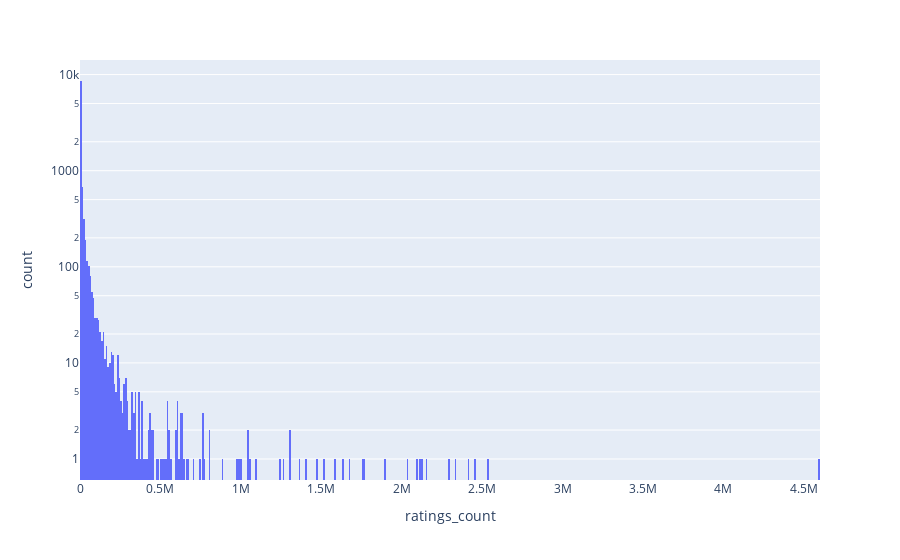

Notebook code for this chart:
### Code cell
#we will add log_y=True to have a better visualization of our histogram
fig = px.histogram(df, x="ratings_count",log_y=True)
fig.show()

### Figure 1 — Plotly figure (JSON) as saved in the notebook; plotly's stock layout.template omitted (floating-point values rounded to 4 significant figures; data arrays with more than 128 entries replaced by an {"elided": "..."} marker saying what was removed)
{"data": [{"alignmentgroup": "True", "bingroup": "x", "hovertemplate": "ratings_count=%{x}<br>count=%{y}<extra></extra>", "legendgroup": "", "marker": {"color": "#636efa", "pattern": {"shape": ""}}, "name": "", "offsetgroup": "", "orientation": "v", "showlegend": false, "type": "histogram", "x": {"elided": "10526 int values"}, "xaxis": "x", "yaxis": "y"}], "layout": {"barmode": "relative", "legend": {"tracegroupgap": 0}, "margin": {"t": 60}, "xaxis": {"anchor": "y", "domain": [0, 1], "title": {"text": "ratings_count"}}, "yaxis": {"anchor": "x", "domain": [0, 1], "title": {"text": "count"}, "type": "log"}}}
